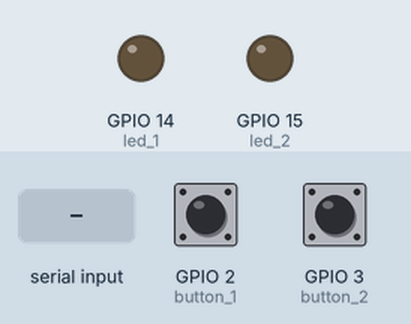
Simulated run of this program. Board: Raspberry Pi (BCM pin numbers). Parts: output pins drawn as LEDs (lit = HIGH). Dashed ring = blinking. The inputs (shaded band) are chosen by the test bench; at power-on: GPIO 2 (button_1) HIGH, GPIO 3 (button_2) HIGH. The clock reads 2024-03-15 10:24:30 at power-on unless the program sets it; what the program prints to the terminal is not drawn. At 14.3 s the program stops and its outputs stay as they are.

Above: at 1.2 s.
1.3 s: "5" typed at the terminal, then Enter
At 1.45 s:
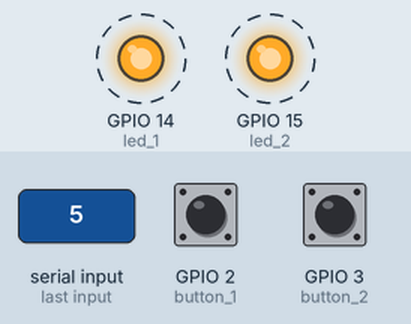
4.3 s: GPIO 2 (button_1) pulsed LOW 5 times (0.12 s each, 0.3 s apart)
At 4.65 s:
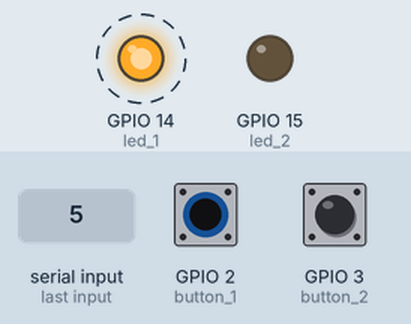
7.3 s: GPIO 3 (button_2) pulled LOW for 0.15 s
At 9.9 s:
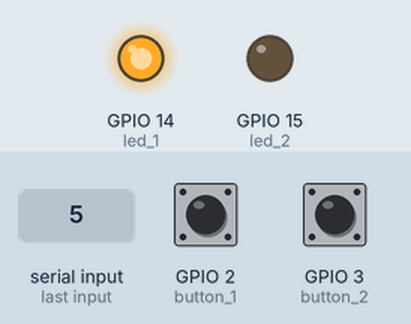
Timing chart, 0 to 15.8 s (numbered marks = the images above; inputs shaded):
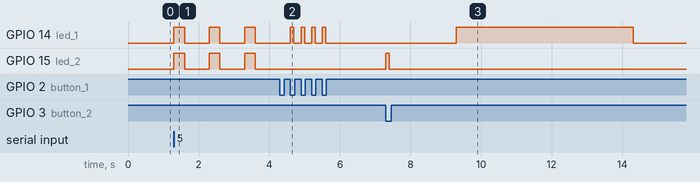

The program:

tug_of_war.py
```python
from time import sleep, time
import gpiozero

# Buttons setup
button_1 = gpiozero.Button(2)
button_2 = gpiozero.Button(3)

# LEDs setup
led_1 = gpiozero.LED(14)
led_2 = gpiozero.LED(15)

# Global scores
player1_score = 0
player2_score = 0

# Button actions
def button_1_action():
    global player1_score, player2_score
    print("[!] Button 1 pressed")
    player1_score += 1
    # player2_score -= 1
    led_1.on()
    sleep(0.1)
    led_1.off()

def button_2_action():
    global player1_score, player2_score
    print("[!] Button 2 pressed")
    player2_score += 1
    # player1_score -= 1
    led_2.on()
    sleep(0.1)
    led_2.off()

# Blink both LEDs for countdown
def blink_both_led():
    led_1.on()
    led_2.on()
    sleep(0.3)
    led_1.off()
    led_2.off()

def start_game(timer=10):
    global player1_score, player2_score
    player1_score = 0
    player2_score = 0

    print("Game starting...")

    # Countdown before game
    for _ in range(3):
        blink_both_led()
        sleep(0.7)

    print("Go!")

    # Attach button callbacks
    button_1.when_pressed = button_1_action
    button_2.when_pressed = button_2_action

    # Run for 'timer' seconds
    start_time = time()
    while time() - start_time < timer:
        sleep(0.1)

    # Game over
    button_1.when_pressed = None
    button_2.when_pressed = None

    print("Game Over!")
    print(f"Player 1 score: {player1_score}")
    print(f"Player 2 score: {player2_score}")

    if player1_score > player2_score:
        print(">>> 🏆 Player 1 (GREEN) Wins! <<<")
        led_1.blink(0.2, 0.2, 5)
        led_1.on()
        sleep(5)
        led_1.off()
        print("[debug] led 1 should be on indefinitely")
    elif player2_score > player1_score:
        print(">>> 🏆 Player 2 (RED) Wins! <<<")
        led_2.blink(0.2, 0.2, 5)
        led_2.on()
        sleep(5)
        led_2.off()
        print("[debug] led 2 should be on indefinitely")
    else:
        print(">>> 🤝 It's a Draw! <<<")
        for _ in range(5):
            blink_both_led()
            sleep(0.2)

        led_1.on()
        led_2.on()
        sleep(5)

    print("[Game ended, run again for another game.]")

# Game duration
countdown = int(input("[?] Enter the game duration (seconds): "))
start_game(countdown)
```

Measured:
- after the input at 1.3 s, GPIO 14 (led_1), GPIO 15 (led_2): alternates HIGH for 0.30 s and LOW for 0.70 s, starting at once
- after the input at 4.3 s, GPIO 14 (led_1): alternates HIGH for 0.10 s and LOW for 0.20 s, 8 changes in all, then stays LOW, starting after 0.30 s
- after the input at 7.3 s, GPIO 15 (led_2): LOW → HIGH at once, → LOW 0.10 s later
